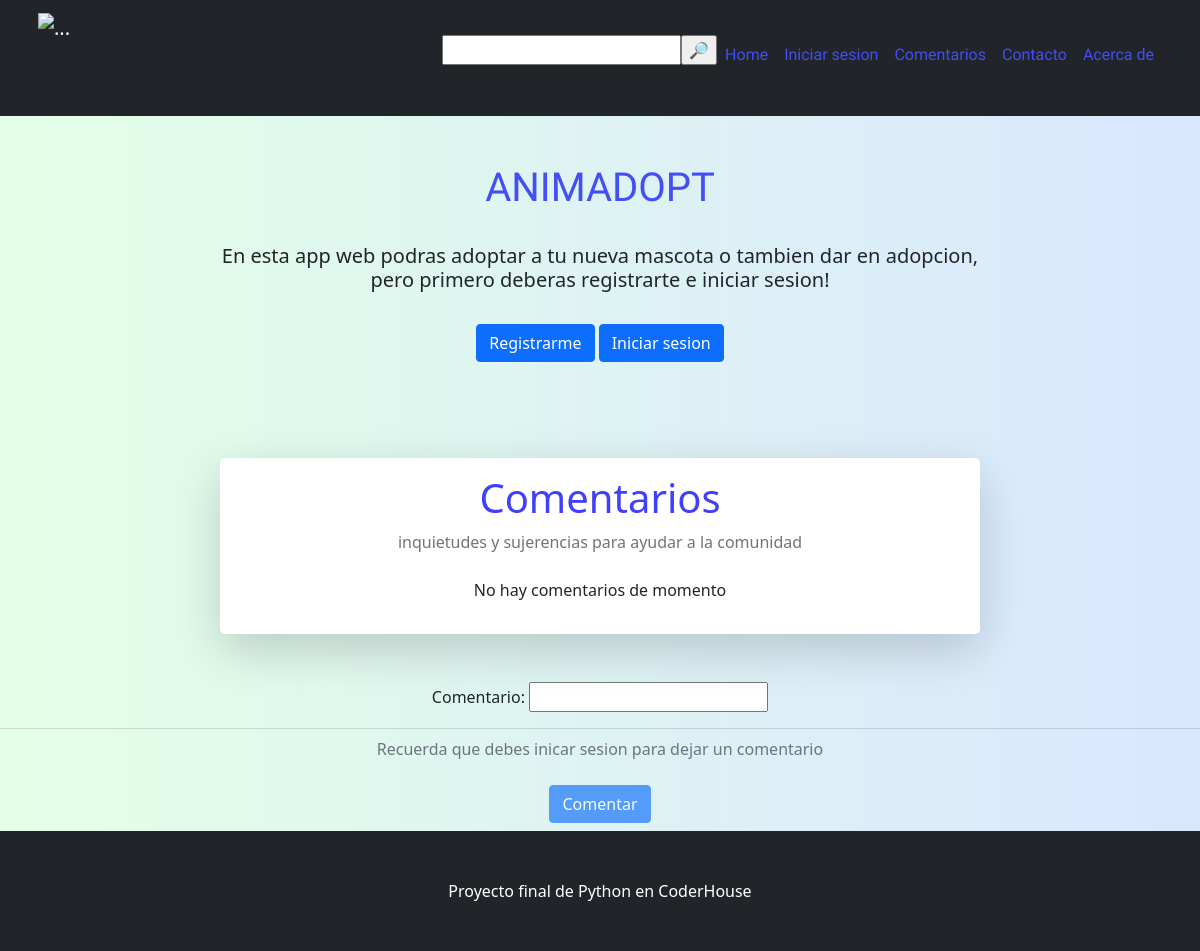
Before: /comentarios/lcomen/ with the older database file.
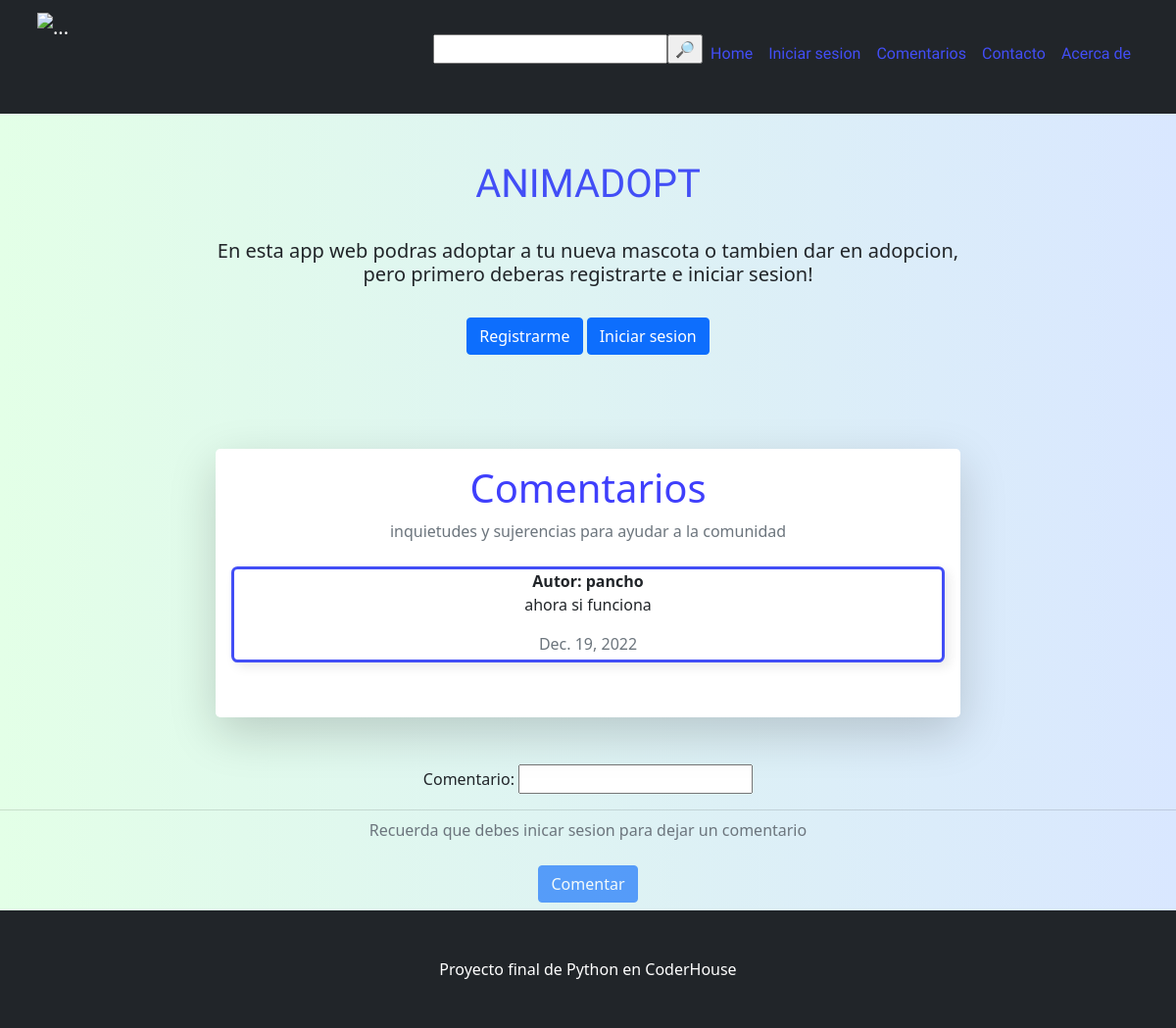
After: the same page with the newer database file.
### comenapp/models.py (models this page shows, shortened)
class Coments(models.Model):
    remitente = models.ForeignKey(User, on_delete=models.CASCADE)
    contenido = models.CharField(max_length=1000)
    fecha = models.DateField(default=datetime.now)

### comenapp/views.py (the view)
# urls.py: path('lcomen/', form_comen, name="lcomen"),
def form_comen(request):
    comen = Coments.objects.all()
    usuario = request.user
    if request.method == "POST":
        fcomen = ComentForm(request.POST)
        if fcomen.is_valid():
            coment = fcomen.save(commit=False)
            coment.remitente = request.user
            coment.save()
        return redirect("lcomen")
    else:
        fcomen = ComentForm()
    return render(request, "comenapp/comen_list.html", {"form_comentarios": fcomen, "list_comentarios":comen, "usuarios": usuario})

### comenapp/forms.py
class ComentForm(forms.ModelForm):
    remitente = models.CharField(max_length=50)
    contenido = forms.CharField(label="Comentario")
    class Meta:
        model = Coments
        fields = ('contenido',)

### comenapp/templates/comenapp/comen_list.html (shortened to what this page needs)
{% extends 'blogapp/index.html' %}
{% block comentarios %}
<div class="container px-5 my-5">
    <div class="row justify-content-center">
        <div class="col-lg-8">
            <div class="card border-0 rounded-3 shadow-lg">
                <div class="card-body p-4; text-center">
                    <div class="text-center">
                        <div class="h1 fw-light" style="color: rgb(63, 63, 252);">Comentarios</div>
                        <p style="color: rgb(237, 99, 99);" class="mb-4 text-muted">inquietudes y sujerencias para ayudar a la comunidad</p>
                    </div>
                    {% if list_comentarios %}
                        {% for comen in list_comentarios %}
                            <div>
                                <div style="border-radius: 0.4em;
                                            box-shadow: 0.3em 0.3em 0.7em #00000015;
                                            transition: border 0.5s cubic-bezier(0.175, 0.885, 0.32, 1.275);
                                            border: rgb(66, 78, 246) 0.2em solid;" class="card h-100">
                                <div> <strong class="col-md-5 mb-2" >Autor: <h7>{{ comen.remitente }}</h7></strong></div><p>{{ comen.contenido }}</p><p style="color: rgb(237, 99, 99);" class="mb-1 text-muted">{{ comen.fecha }}</p>
                                    </div>
                            </div>
                            <br>
                        {% endfor %}
                    {% else %}
                    <p>No hay comentarios de momento</p>
                    {% endif %}
                    </div>
                </div>
            </div>
        </div>
    </div>
{% if request.user.is_authenticated %}
<div class="text-center" >
    <form  method="post">
        {% csrf_token %}
            {{ form_comentarios.as_p }}
        <div class="card-footer">
            <input class="btn btn-primary btn-sm" type="submit" value="Comentar" >
        </div>
    </form>
</div>
{% else %}
<div class="text-center" >
    <form method="post" >
        {{ form_comentarios.as_p }}
        <div style="background: linear-gradient(90deg, #e3ffe7 0%, #d9e7ff 100%);" class="card-footer">
            <p class="mb-4 text-muted">Recuerda que debes inicar sesion para dejar un comentario</p>
            <a class="btn btn-primary disabled" href="#!">Comentar</a>
    </form>
</div>
{% endif %}
{% endblock %}

### blogapp/templates/blogapp/index.html (shortened to what this page needs)
<!DOCTYPE html>
<html lang="en">
    <head>
        {% load static %}
        <link href=" {% static 'css/styles.css' %} " rel="stylesheet" />
    </head>
    <body>
        <nav class="navbar navbar-expand-sm navbar-dark bg-dark">
            <div class="container px-2">
                <img class="navbar-brand" src="{% static 'assets/img/catslepp.svg' %}" width="100" height="100" alt="..." />
                <div class="collapse navbar-collapse" id="navbarSupportedContent">
                    <ul class="navbar-nav ms-auto mb-2 mb-lg-0">
                        <form action="{% url 'busqueda' request.user.id %}" method="get">
                            <p>
                                <input type="text" name="animal"><input type="submit" value="&#128270;">
                            </p>
                        </form>
                        <li class="nav-item"><a style="font-family: 'Zen Dots', cursive; color: rgb(66, 78, 246);" class="nav-link active" aria-current="page" href=" {% url 'home' %} ">Home</a></li>
                        {% if request.user.is_authenticated%}
                        <li class="nav-item"><a style="font-family: 'Zen Dots', cursive; color: rgb(66, 78, 246);" class="nav-link" href="{% url 'logout' %}">Cerrar sesion</a>
                        <li class="nav-item"><a style="font-family: 'Zen Dots', cursive; color: rgb(66, 78, 246);" class="nav-link" href="{% url 'lcomen' %}">Comentarios</a></li>
                        <li class="nav-item"><a style="font-family: 'Zen Dots', cursive; color: rgb(66, 78, 246);" class="nav-link" href="{% url 'contacto' %}">Contacto</a></li>
                        <li class="nav-item"><a style="font-family: 'Zen Dots', cursive; color: rgb(159, 201, 255);" class="nav-link" href="{% url 'perfil' request.user.id %}">Hola {{request.user.username}}!</a></li>
                        {% else %}
                        <li class="nav-item"><a style="font-family: 'Zen Dots', cursive; color: rgb(66, 78, 246);" class="nav-link" href="{% url 'login' %}">Iniciar sesion</a></li>
                        <li class="nav-item"><a style="font-family: 'Zen Dots', cursive; color: rgb(66, 78, 246);" class="nav-link" href="{% url 'lcomen' %}">Comentarios</a></li>
                        <li class="nav-item"><a style="font-family: 'Zen Dots', cursive; color: rgb(66, 78, 246);" class="nav-link" href="{% url 'contacto' %}">Contacto</a></li>
                        {% endif %}
                        <li class="nav-item"><a style="font-family: 'Zen Dots', cursive; color: rgb(66, 78, 246);" class="nav-link" href="{% url 'Acerca' %}">Acerca de</a></li>
                    </ul>
                </div>
            </div>
        </nav>
        <div class="container px-4 px-lg-5; text-center">
            {% if request.user.is_authenticated %}
                <div class="row gx-4 gx-lg-5 align-items-center my-5">
                    <div class="text-center">
                        <div class="text-center">
                            <h1 style="font-family: 'Zen Dots', cursive; color: rgb(66, 78, 246);" >ANIMADOPT</h1>
                            <br>
                            <h5>En esta app web podras adoptar a tu nueva mascota o tambien dar en adopcion!
                                <br>
                                Contanos en los comentarios que aspectos podemos mejorar!
                            </h5>
                            <br>
                        </div>
                    </div>
                </div>
            </div>
            {% else %}
                <div class="row gx-4 gx-lg-5 align-items-center my-5">
                    <div class="text-center">
                            <div class="text-center">
                                <h1 style="font-family: 'Zen Dots', cursive; color: rgb(66, 78, 246);" >ANIMADOPT</h1>
                                <br>
                                <h5>En esta app web podras adoptar a tu nueva mascota o tambien dar en adopcion,
                                    <br>
                                    pero primero deberas registrarte e iniciar sesion!
                                </h5>
                                <br>
                                <a class="btn btn-primary" href="{% url 'signup' %}">Registrarme</a>
                                <a class="btn btn-primary" href="{% url 'login' %}">Iniciar sesion</a>
                            </div>
                    </div>
                </div>
        </div>
            {% endif %}
            <div class="row gx-4 gx-lg-5">
                {% block comentarios %}
                {% endblock %}
            </div>
        <br>
        <footer style="margin: top 100px;" class="py-5 bg-dark">
            <div class="container px-4 px-lg-5"><p class="m-0 text-center text-white">Proyecto final de Python en CoderHouse</p></div>
        </footer>
    </body>
</html>

### blogapp/templates/blogapp/index.html (style rules this page uses)
body { background: linear-gradient(90deg, #e3ffe7 0%, #d9e7ff 100%); }

Changed rows visible on the page:
added Coments: remitente "pancho", contenido "ahora si funciona", fecha "Dec. 19, 2022"
Other visible differences:
text no longer shown: "No hay comentarios de momento"
